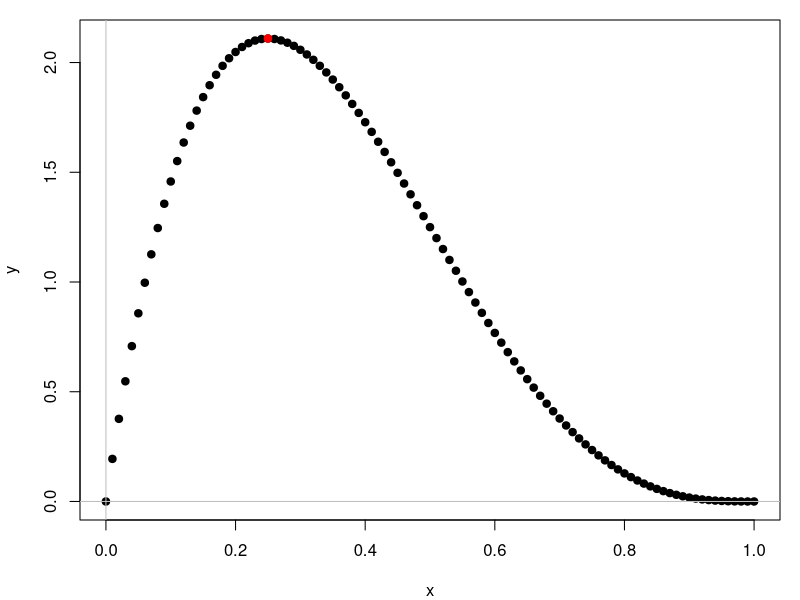

The R script that drew this image:
# FUNCION OBJETIVO (max)

f <- function(x){
  return(20 * x * (1-x)^3)
}

x <- seq(from = 0, to = 1, by = 0.01)
y <- f(x)
cbind(x,y)

index_max <- which.max(y)

x_max <- x[index_max]
y_max <- y[index_max]

# GRAFICO

par(mar = c(4,4,1,1)) # Margenes
plot(x,y,
     pch = 19) 
abline(h = 0, v= 0, col = "grey")
points(x_max, y_max, pch = 19, col = "red")

cat("x_max =", x_max, ", y_max = ", y_max, "\n")
